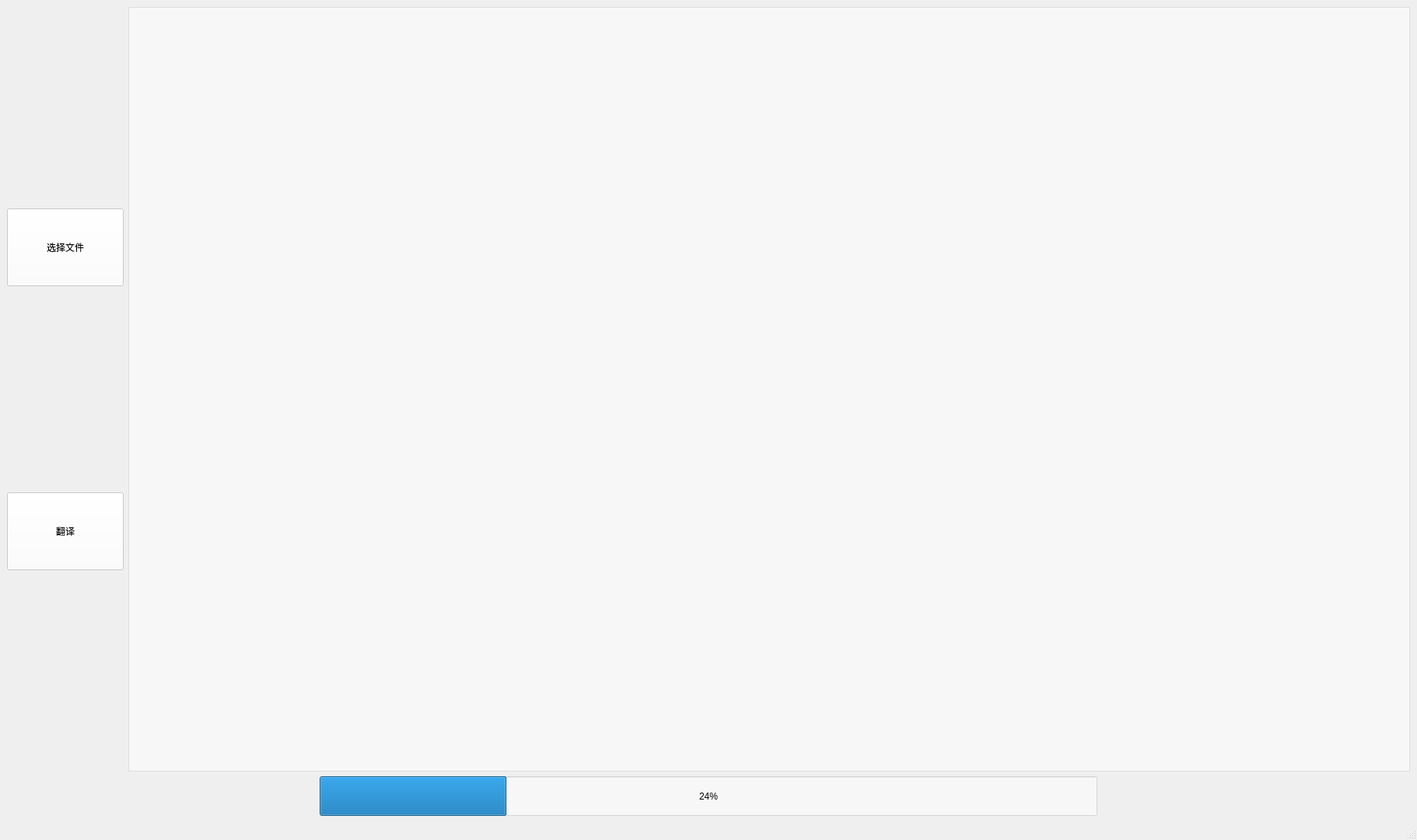
<?xml version="1.0" encoding="UTF-8"?>
<ui version="4.0">
 <class>MainWindow</class>
 <widget class="QMainWindow" name="MainWindow">
  <property name="geometry">
   <rect>
    <x>0</x>
    <y>0</y>
    <width>1822</width>
    <height>1080</height>
   </rect>
  </property>
  <property name="minimumSize">
   <size>
    <width>1214</width>
    <height>720</height>
   </size>
  </property>
  <property name="windowTitle">
   <string>MainWindow</string>
  </property>
  <property name="styleSheet">
   <string notr="true">QMainWindow {
	border-image: url(:/interlude_children2.jpg);
}
QMainWindow &gt; QWidget {
    background: transparent;  /* 子部件背景透明 */
}</string>
  </property>
  <widget class="QWidget" name="centralwidget">
   <layout class="QGridLayout" name="gridLayout_2">
    <item row="0" column="0">
     <layout class="QVBoxLayout" name="verticalLayout">
      <item>
       <widget class="QPushButton" name="pushButton">
        <property name="minimumSize">
         <size>
          <width>150</width>
          <height>100</height>
         </size>
        </property>
        <property name="styleSheet">
         <string notr="true">font: 12pt &quot;Agency FB&quot;;
background-color: rgba(255, 255, 255, 0.7);</string>
        </property>
        <property name="text">
         <string>选择文件</string>
        </property>
       </widget>
      </item>
      <item>
       <widget class="QPushButton" name="pushButton_2">
        <property name="minimumSize">
         <size>
          <width>150</width>
          <height>100</height>
         </size>
        </property>
        <property name="styleSheet">
         <string notr="true">font: 12pt &quot;Agency FB&quot;;
background-color: rgba(255, 255, 255, 0.7);</string>
        </property>
        <property name="text">
         <string>翻译</string>
        </property>
       </widget>
      </item>
     </layout>
    </item>
    <item row="0" column="1">
     <widget class="QTextBrowser" name="textBrowser">
      <property name="styleSheet">
       <string notr="true">    background-color: rgba(255, 255, 255, 0.5);  /* 白色，50%透明 */</string>
      </property>
     </widget>
    </item>
    <item row="1" column="0" colspan="2">
     <layout class="QHBoxLayout" name="horizontalLayout">
      <item>
       <widget class="QProgressBar" name="progressBar">
        <property name="sizePolicy">
         <sizepolicy hsizetype="Preferred" vsizetype="Preferred">
          <horstretch>0</horstretch>
          <verstretch>0</verstretch>
         </sizepolicy>
        </property>
        <property name="minimumSize">
         <size>
          <width>441</width>
          <height>51</height>
         </size>
        </property>
        <property name="maximumSize">
         <size>
          <width>1000</width>
          <height>51</height>
         </size>
        </property>
        <property name="styleSheet">
         <string notr="true">font: 14pt &quot;Agency FB&quot;;
background-color: rgba(255, 255, 255, 0.5);</string>
        </property>
        <property name="value">
         <number>24</number>
        </property>
       </widget>
      </item>
     </layout>
    </item>
   </layout>
  </widget>
  <widget class="QStatusBar" name="statusbar"/>
 </widget>
 <resources>
  <include location="resources.qrc"/>
 </resources>
 <connections/>
</ui>
